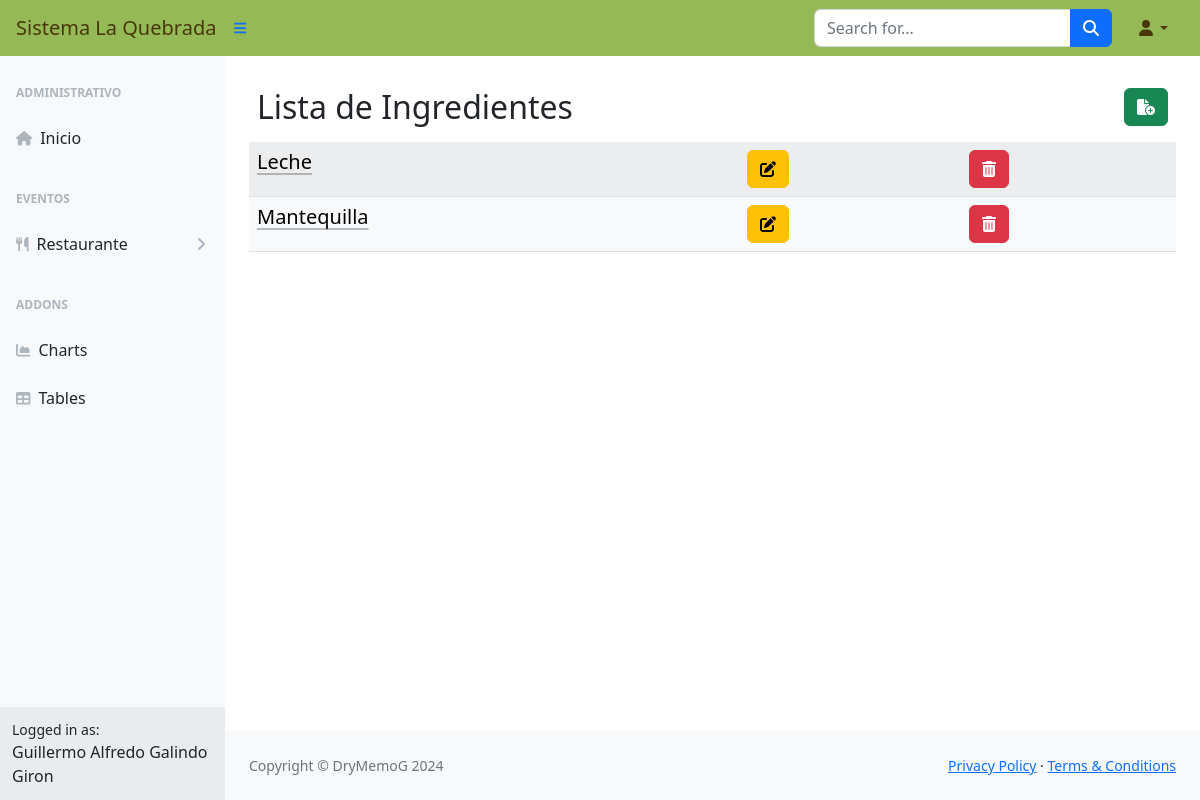
The page /gper/ingrediente/ (signed in) on the database as committed earlier.
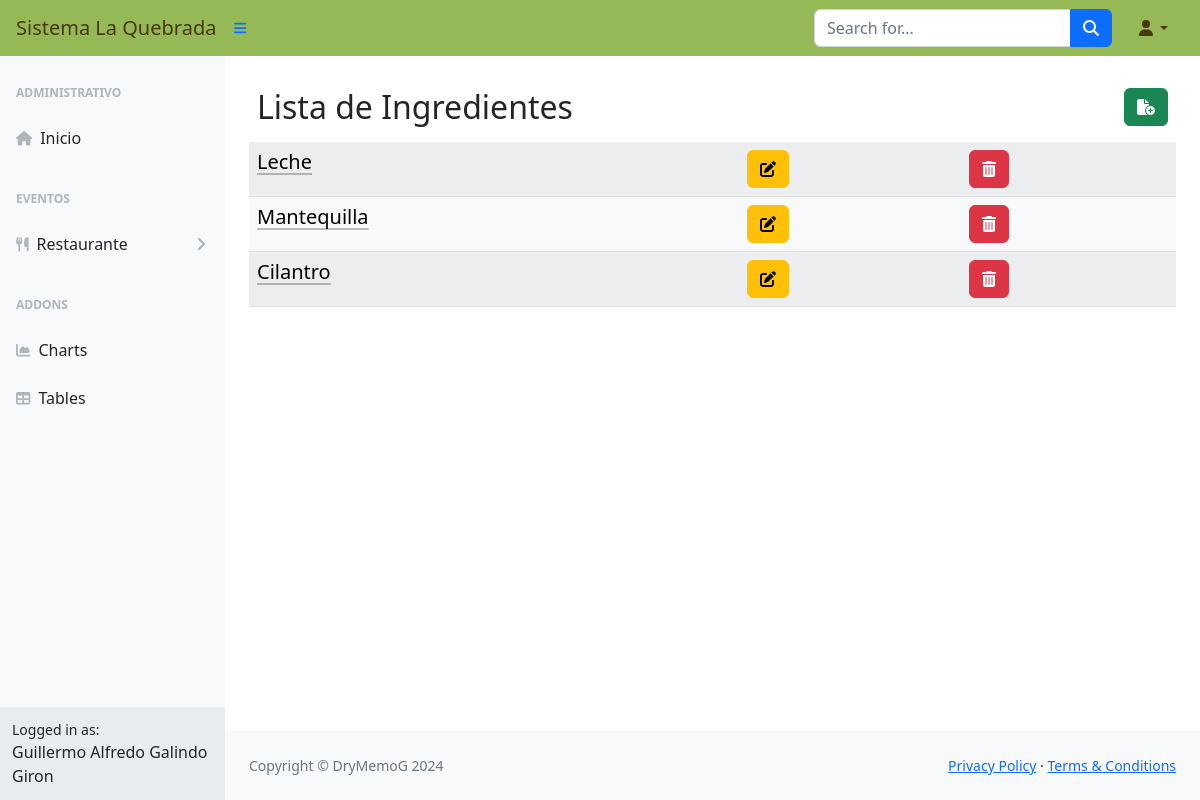
The same page on the database as committed later.
### gper/models.py (models this page shows, shortened)
class Ingrediente(models.Model):
    idIngrediente = models.AutoField(primary_key=True)
    nombre = models.CharField(max_length=255)
    unidadCompra = models.IntegerField()
    idUnidadMedida = models.ForeignKey(UnidadMedida, on_delete=models.CASCADE)
    precioUnidadCompra = models.DecimalField(max_digits=10, decimal_places=2, blank=False, null=False)
    especificaciones = models.TextField(blank=True, null=True)
    existencias = models.IntegerField()

### gper/views.py (the view)
# urls.py: path('ingrediente/', views.IngredienteListView.as_view(), name="IngredienteList"),
class IngredienteListView(LoginRequiredMixin, ListView):
    model = Ingrediente
    template_name = 'Ingredientes/Ingredientes.html'

### gestoreventos/gper/templates/Ingredientes/Ingredientes.html (shortened to what this page needs)
{% extends 'base_generic.html' %}
{% block content %}
<div class="container-sm">
    <br>
    <div class="d-flex p-2">
        <div class="d-flex justify-content-start flex-grow-1">
            <h2>Lista de Ingredientes</h2>
        </div>
        <div class="d-flex justify-content-end">
            <a href="{% url 'IngredienteNew' %}"><button type="button" class="btn btn-success"><i class="fas fa-file-circle-plus"></i></button> </a>
        </div>
    </div>
    <div class="table-responsive-sm">
        <table class="table table-light table-striped table-hover">
            {% for unidad in object_list %}
            <tr>
                <td><a class="link-body-emphasis link-offset-2 link-underline-opacity-25 link-underline-opacity-75-hover" href="#" data-bs-toggle="modal" data-bs-target="#miModal" data-url="{% url 'IngredienteDetail' unidad.idIngrediente %}"><h5>{{ unidad.nombre}}</h5> </a> </td>
                <td><a href="{% url 'IngredienteEdit' unidad.idIngrediente %}"><button type="button" class="btn btn-warning"><i class="fas fa-pen-to-square"></i></button></a></td>
                <td><a href="{% url 'IngredienteDelete' unidad.idIngrediente %}"><button type="button" class="btn btn-danger"><i class="fas fa-trash-can"></i></button></a></td>
            </tr>
            {% empty %}
            <tr>
                <td>No hay ingredientes disponibles.</td>
            </tr>
            {% endfor %}
        </table>
    </div>
</div>
{% endblock %}

Rows that differ between the two databases and show on the page:
added Ingrediente: nombre "Cilantro"
